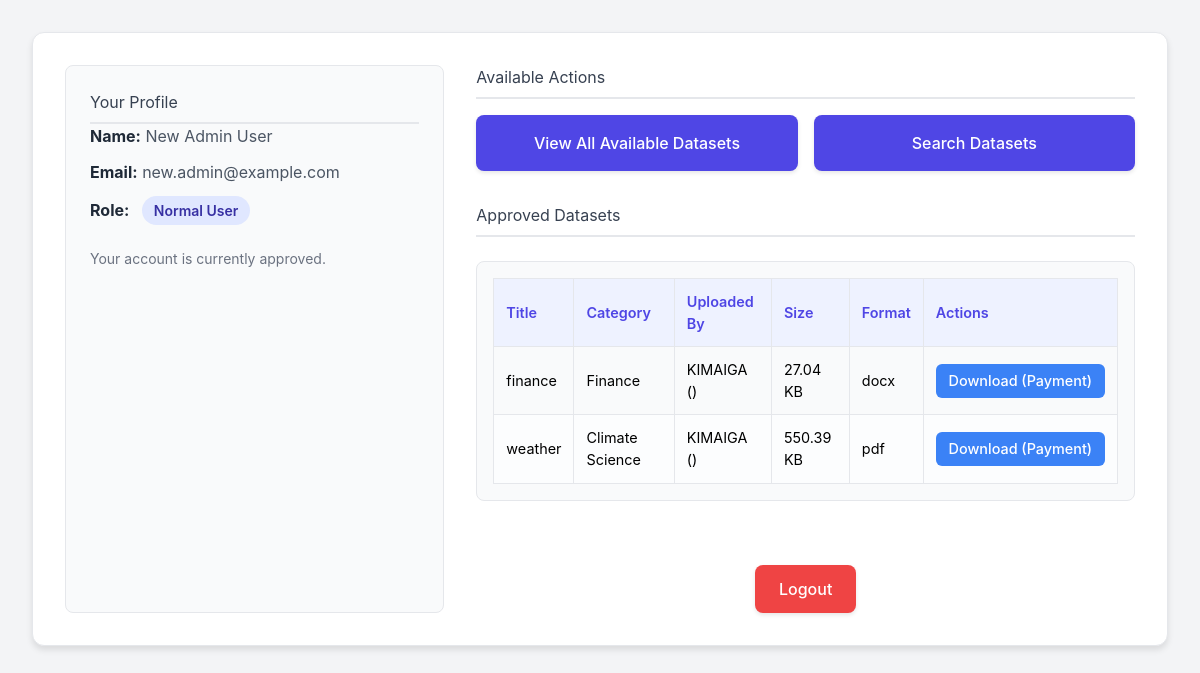
The app's page /dashboard.php (signed in) with its own data.
### tables this page shows
CREATE TABLE `datasets` (
  `id` int(11) NOT NULL,
  `title` varchar(255) NOT NULL,
  `description` text DEFAULT NULL,
  `file_path` varchar(255) NOT NULL,
  `file_size` varchar(50) DEFAULT NULL,
  `file_format` varchar(50) DEFAULT NULL,
  `uploaded_by_user_id` int(11) NOT NULL,
  `category_id` int(11) DEFAULT NULL,
  `metadata_summary` longtext DEFAULT NULL CHECK (json_valid(`metadata_summary`)),
  `status` enum('pending','approved','disapproved') NOT NULL DEFAULT 'pending',
  `approval_notes` text DEFAULT NULL,
  `uploaded_at` timestamp NOT NULL DEFAULT current_timestamp(),
  `approved_at` timestamp NULL DEFAULT NULL
);

CREATE TABLE `categories` (
  `id` int(11) NOT NULL,
  `name` varchar(100) NOT NULL,
  `description` text DEFAULT NULL,
  `created_at` timestamp NOT NULL DEFAULT current_timestamp()
);

CREATE TABLE `users` (
  `id` int(11) NOT NULL,
  `name` varchar(255) NOT NULL,
  `email` varchar(255) NOT NULL,
  `password_hash` varchar(255) NOT NULL,
  `role` enum('normal_user','student','researcher','academic','contributor','curator') NOT NULL DEFAULT 'normal_user',
  `is_approved` tinyint(1) NOT NULL DEFAULT 1,
  `institution` varchar(255) DEFAULT NULL,
  `student_id` varchar(255) DEFAULT NULL,
  `course_of_study` varchar(255) DEFAULT NULL,
  `year_of_study` int(11) DEFAULT NULL,
  `research_area` varchar(255) DEFAULT NULL,
  `research_id` varchar(255) DEFAULT NULL,
  `experience` int(11) DEFAULT NULL,
  `academic_institution` varchar(255) DEFAULT NULL,
  `department` varchar(255) DEFAULT NULL,
  `designation` varchar(255) DEFAULT NULL,
  `academic_email` varchar(255) DEFAULT NULL,
  `organization_name` varchar(255) DEFAULT NULL,
  `type_of_data` varchar(255) DEFAULT NULL,
  `contact_info` varchar(255) DEFAULT NULL,
  `area_of_expertise` varchar(255) DEFAULT NULL,
  `curator_institution` varchar(255) DEFAULT NULL,
  `curator_experience` int(11) DEFAULT NULL,
  `created_at` timestamp NOT NULL DEFAULT current_timestamp(),
  `updated_at` timestamp NOT NULL DEFAULT current_timestamp() ON UPDATE current_timestamp()
);

### dashboard.php (the view, shortened to what this page needs)
<?php
require_once 'db_connection.php';
$user_id = $_SESSION['user_id'];
$user_name = $_SESSION['user_name'];
$user_email = $_SESSION['user_email'];
$user_role = $_SESSION['user_role'];
$additional_user_details = [];
$sql_user_details = "SELECT * FROM users WHERE id = ?";
if ($stmt = $mysqli->prepare($sql_user_details)) {
    $stmt->bind_param("i", $user_id);
    $stmt->execute();
    $result = $stmt->get_result();
    if ($result->num_rows > 0) {
        $additional_user_details = $result->fetch_assoc();
    }
} else {
    error_log("Error preparing user details query: " . $mysqli->error);
}
$approved_datasets = [];
$sql_approved_datasets = "SELECT d.id, d.title, d.description, d.file_size, d.file_format,
                                 u.name AS uploaded_by_name, u.role AS uploader_role,
                                 c.name AS category_name, d.uploaded_at
                          FROM datasets d
                          JOIN users u ON d.uploaded_by_user_id = u.id
                          LEFT JOIN categories c ON d.category_id = c.id
                          WHERE d.status = 'approved'
                          ORDER BY d.uploaded_at DESC";
if ($result = $mysqli->query($sql_approved_datasets)) {
    while ($row = $result->fetch_assoc()) {
        $approved_datasets[] = $row;
    }
} else {
    error_log("Error fetching approved datasets: " . $mysqli->error);
}
?>
<!DOCTYPE html>
<html lang="en">
<head>
    <script src="https://cdn.tailwindcss.com"></script>
</head>
<body>
    <div class="dashboard-container">
        <div class="left-panel">
            <h2 class="text-left">Your Profile</h2>
            <div class="user-detail-item">
                <strong>Name:</strong> <?php echo htmlspecialchars($user_name); ?>
            </div>
            <div class="user-detail-item">
                <strong>Email:</strong> <?php echo htmlspecialchars($user_email); ?>
            </div>
            <div class="user-detail-item">
                <strong>Role:</strong>
                <span class="user-role-badge role-<?php echo htmlspecialchars($user_role); ?>">
                    <?php echo htmlspecialchars(ucwords(str_replace('_', ' ', $user_role))); ?>
                </span>
            </div>
            <p class="mt-6 text-gray-500 text-sm">
                Your account is currently <?php echo $additional_user_details['is_approved'] ? 'approved' : 'awaiting approval'; ?>.
            </p>
        </div>
        <div class="right-panel">
            <h2 class="text-left">Available Actions</h2>
            <div class="action-list">
                <a href="#">View All Available Datasets</a>
                <a href="#">Search Datasets</a>
            </div>
            <h2 class="text-left mt-8">Approved Datasets</h2>
            <div class="dataset-table-container">
                <?php if (empty($approved_datasets)): ?>
                    <p class="text-center text-gray-500">No approved datasets available yet.</p>
                <?php else: ?>
                    <table class="dataset-table">
                        <thead>
                            <tr>
                                <th>Title</th>
                                <th>Category</th>
                                <th>Uploaded By</th>
                                <th>Size</th>
                                <th>Format</th>
                                <th>Actions</th>
                            </tr>
                        </thead>
                        <tbody>
                            <?php foreach ($approved_datasets as $dataset): ?>
                                <tr>
                                    <td><?php echo htmlspecialchars($dataset['title']); ?></td>
                                    <td><?php echo htmlspecialchars($dataset['category_name'] ?? 'N/A'); ?></td>
                                    <td><?php echo htmlspecialchars($dataset['uploaded_by_name']); ?> (<?php echo htmlspecialchars($dataset['uploader_role']); ?>)</td>
                                    <td><?php echo htmlspecialchars($dataset['file_size']); ?></td>
                                    <td><?php echo htmlspecialchars($dataset['file_format']); ?></td>
                                    <td>
                                        <?php if ($user_role === 'normal_user'): ?>
                                            <a href="payment.php?dataset_id=<?php echo htmlspecialchars($dataset['id']); ?>" class="download-btn bg-blue-500 hover:bg-blue-600">Download (Payment)</a>
                                        <?php else:  ?>
                                            <a href="download_file.php?dataset_id=<?php echo htmlspecialchars($dataset['id']); ?>" class="download-btn">Download</a>
                                        <?php endif; ?>
                                    </td>
                                </tr>
                            <?php endforeach; ?>
                        </tbody>
                    </table>
                <?php endif; ?>
            </div>
            <div class="text-center mt-8">
                <a href="logout.php" class="logout-btn">Logout</a>
            </div>
        </div>
    </div>
</body>
</html>

### dashboard.php (style rules this page uses)
body { font-family: 'Inter', sans-serif; background-color: #f3f4f6; min-height: 100vh; margin: 0; padding: 2rem; }
.dashboard-container { max-width: 1200px; margin: 0 auto; background-color: #ffffff; padding: 2rem; border-radius: 0.75rem; box-shadow: 0 4px 6px rgba(0,0,0,0.1); border: 1px solid #e5e7eb; display: flex; flex-wrap: wrap; gap: 2rem; }
.left-panel { flex: 1; min-width: 280px; background-color: #f9fafb; padding: 1.5rem; border-radius: 0.5rem; border: 1px solid #e5e7eb; }
.right-panel { flex: 2; min-width: 320px; padding: 0; }
h2 { font-size: 1.75rem; font-weight: 600; color: #374151; margin-bottom: 1rem; border-bottom: 2px solid #e5e7eb; padding-bottom: 0.5rem; }
.user-detail-item { margin-bottom: 0.75rem; font-size: 1rem; color: #4b5563; }
.user-detail-item strong { color: #1f2937; }
.user-role-badge { display: inline-block; padding: 0.25rem 0.75rem; border-radius: 9999px; font-weight: 600; font-size: 0.875rem; margin-left: 0.5rem; }
.role-normal_user { background-color: #e0e7ff; color: #3730a3; }
.action-list { margin-top: 1rem; display: grid; grid-template-columns: repeat(auto-fit, minmax(200px, 1fr)); gap: 1rem; }
.action-list a { display: flex; justify-content: center; align-items: center; padding: 1rem 1.5rem; background-color: #4f46e5; color: white; border-radius: 0.5rem; text-decoration: none; font-weight: 500; transition: background-color 0.2s ease-in-out, transform 0.1s ease-in-out; box-shadow: 0 2px 4px rgba(0,0,0,0.1); text-align: center; }
.logout-btn { margin-top: 2rem; display: inline-block; padding: 0.75rem 1.5rem; background-color: #ef4444; color: white; border-radius: 0.5rem; text-decoration: none; font-weight: 500; transition: background-color 0.2s ease-in-out; box-shadow: 0 2px 4px rgba(0,0,0,0.1); }
.dataset-table-container { overflow-x: auto; margin-top: 1.5rem; border: 1px solid #e5e7eb; border-radius: 0.5rem; padding: 1rem; background-color: #f9fafb; }
.dataset-table { width: 100%; border-collapse: collapse; }
.dataset-table th, .dataset-table td { padding: 0.75rem; border: 1px solid #e5e7eb; text-align: left; font-size: 0.9rem; }
.dataset-table th { background-color: #eef2ff; font-weight: 600; color: #4f46e5; }
.dataset-table tr:nth-child(even) { background-color: #fcfdfe; }
.download-btn { display: inline-block; padding: 0.4rem 0.8rem; background-color: #10b981; color: white; border-radius: 0.375rem; text-decoration: none; font-weight: 500; transition: background-color 0.2s ease-in-out; white-space: nowrap; }

### records on screen
datasets: title "finance", category.name "Finance", uploaded_by_user.name "KIMAIGA", file_size "27.04 KB", file_format "docx"
datasets: title "weather", category.name "Climate Science", uploaded_by_user.name "KIMAIGA", file_size "550.39 KB", file_format "pdf"

### other values on screen
$user_name "New Admin User"
$user_email "new.admin@example.com"
str_replace('_', ' ', $user_role) "Normal User"
